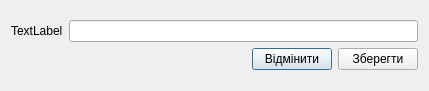
<?xml version="1.0" encoding="UTF-8"?>
<ui version="4.0">
 <class>add_invoicetype</class>
 <widget class="QDialog" name="add_invoicetype">
  <property name="geometry">
   <rect>
    <x>0</x>
    <y>0</y>
    <width>429</width>
    <height>91</height>
   </rect>
  </property>
  <property name="windowTitle">
   <string>Add invoice type</string>
  </property>
  <layout class="QVBoxLayout" name="verticalLayout_2">
   <item>
    <layout class="QVBoxLayout" name="verticalLayout">
     <item>
      <layout class="QHBoxLayout" name="horizontalLayout">
       <item>
        <widget class="QLabel" name="label">
         <property name="text">
          <string>TextLabel</string>
         </property>
        </widget>
       </item>
       <item>
        <widget class="QLineEdit" name="le_type"/>
       </item>
      </layout>
     </item>
     <item>
      <layout class="QHBoxLayout" name="horizontalLayout_2">
       <item>
        <spacer name="horizontalSpacer">
         <property name="orientation">
          <enum>Qt::Horizontal</enum>
         </property>
         <property name="sizeHint" stdset="0">
          <size>
           <width>40</width>
           <height>20</height>
          </size>
         </property>
        </spacer>
       </item>
       <item>
        <widget class="QPushButton" name="cancel">
         <property name="text">
          <string>Відмінити</string>
         </property>
        </widget>
       </item>
       <item>
        <widget class="QPushButton" name="save">
         <property name="text">
          <string>Зберегти</string>
         </property>
        </widget>
       </item>
      </layout>
     </item>
    </layout>
   </item>
  </layout>
 </widget>
 <resources/>
 <connections/>
</ui>
